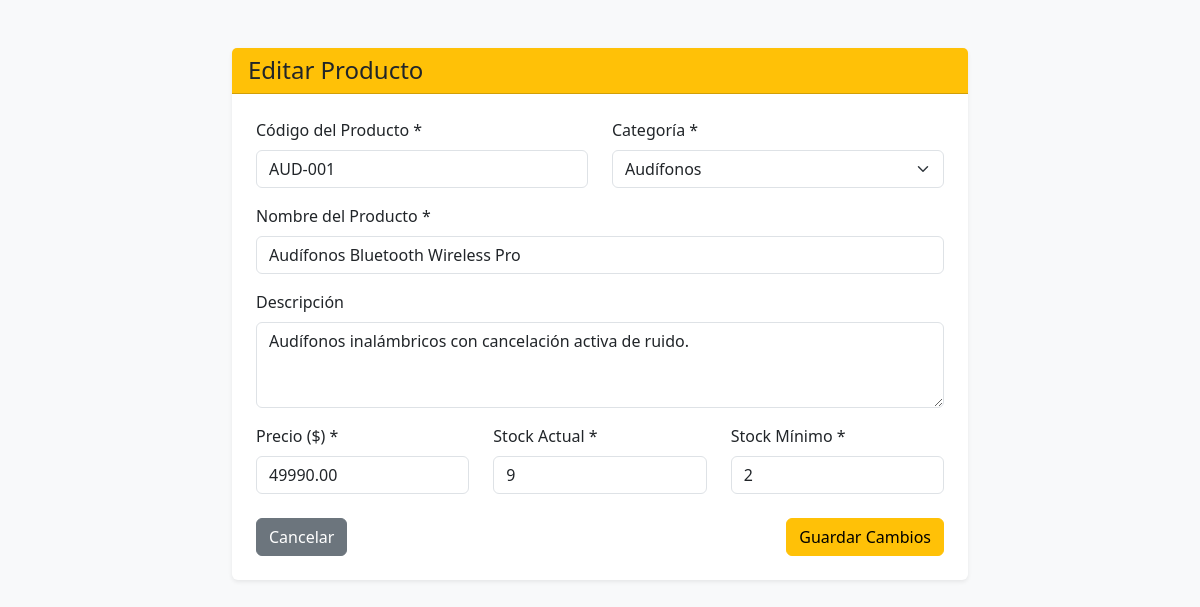
Screenshot of /editar_producto.php?id=1 (signed in) with the database file from the repository.
### tables this page shows
CREATE TABLE `productos` (
  `id_producto` int(11) NOT NULL,
  `codigo` varchar(50) NOT NULL,
  `nombre` varchar(150) NOT NULL,
  `descripcion` text DEFAULT NULL,
  `descripción` text DEFAULT NULL,
  `precio` decimal(10,2) NOT NULL,
  `stock_actual` int(11) NOT NULL DEFAULT 0,
  `stock_minimo` int(11) NOT NULL DEFAULT 0,
  `estado` tinyint(1) NOT NULL DEFAULT 1,
  `id_categoria` int(11) NOT NULL
);

CREATE TABLE `categoria` (
  `id_categoria` int(11) NOT NULL,
  `nombre` varchar(100) NOT NULL,
  `descripción` varchar(250) DEFAULT NULL,
  `estado` tinyint(1) NOT NULL DEFAULT 1
);

### editar_producto.php (the view, shortened to what this page needs)
<?php
require_once 'conexion.php';
$id_producto = isset($_GET['id']) ? intval($_GET['id']) : 0;
try {
    $stmtCat = $pdo->query("SELECT * FROM categoria WHERE estado = 1 ORDER BY nombre ASC");
    $categorias = $stmtCat->fetchAll();
} catch (PDOException $e) {
    die("Error al cargar categorías: " . $e->getMessage());
}
try {
    $stmt = $pdo->prepare("SELECT * FROM productos WHERE id_producto = :id AND estado = 1");
    $stmt->execute([':id' => $id_producto]);
    $producto = $stmt->fetch();
} catch (PDOException $e) {
    die("Error al consultar el producto: " . $e->getMessage());
}
?>
<!DOCTYPE html>
<html lang="es">
<head>
    <link href="https://cdn.jsdelivr.net/npm/bootstrap@5.3.0/dist/css/bootstrap.min.css" rel="stylesheet">
</head>
<body class="bg-light">
<div class="container py-5">
    <div class="row justify-content-center">
        <div class="col-md-8">
            <div class="card shadow-sm border-0">
                <div class="card-header bg-warning text-dark">
                    <h4 class="mb-0">Editar Producto</h4>
                </div>
                <div class="card-body p-4">
                    <form action="editar_producto.php?id=<?php echo $id_producto; ?>" method="POST">
                        <div class="row mb-3">
                            <div class="col-md-6">
                                <label for="codigo" class="form-label">Código del Producto *</label>
                                <input type="text" name="codigo" id="codigo" class="form-control"
                                       value="<?php echo htmlspecialchars($producto['codigo']); ?>" required>
                            </div>
                            <div class="col-md-6">
                                <label for="id_categoria" class="form-label">Categoría *</label>
                                <select name="id_categoria" id="id_categoria" class="form-select" required>
                                    <?php foreach ($categorias as $cat): ?>
                                        <option value="<?php echo $cat['id_categoria']; ?>"
                                            <?php echo ($cat['id_categoria'] == $producto['id_categoria']) ? 'selected' : ''; ?>>
                                            <?php echo htmlspecialchars($cat['nombre']); ?>
                                        </option>
                                    <?php endforeach; ?>
                                </select>
                            </div>
                        </div>
                        <div class="mb-3">
                            <label for="nombre" class="form-label">Nombre del Producto *</label>
                            <input type="text" name="nombre" id="nombre" class="form-control"
                                   value="<?php echo htmlspecialchars($producto['nombre']); ?>" required>
                        </div>
                        <div class="mb-3">
                            <label for="descripcion" class="form-label">Descripción</label>
                            <textarea name="descripcion" id="descripcion" class="form-control" rows="3"><?php echo htmlspecialchars($producto['descripcion'] ?? ''); ?></textarea>
                        </div>
                        <div class="row mb-3">
                            <div class="col-md-4">
                                <label for="precio" class="form-label">Precio ($) *</label>
                                <input type="number" step="0.01" min="0" name="precio" id="precio" class="form-control"
                                       value="<?php echo $producto['precio']; ?>" required>
                            </div>
                            <div class="col-md-4">
                                <label for="stock_actual" class="form-label">Stock Actual *</label>
                                <input type="number" min="0" name="stock_actual" id="stock_actual" class="form-control"
                                       value="<?php echo $producto['stock_actual']; ?>" required>
                            </div>
                            <div class="col-md-4">
                                <label for="stock_minimo" class="form-label">Stock Mínimo *</label>
                                <input type="number" min="0" name="stock_minimo" id="stock_minimo" class="form-control"
                                       value="<?php echo $producto['stock_minimo']; ?>" required>
                            </div>
                        </div>
                        <div class="d-flex justify-content-between mt-4">
                            <a href="productos.php" class="btn btn-secondary">Cancelar</a>
                            <button type="submit" class="btn btn-warning">Guardar Cambios</button>
                        </div>
                    </form>
                </div>
            </div>
        </div>
    </div>
</div>
</body>
</html>

### rows the page displays
productos: codigo "AUD-001", id_categoria "Audífonos", nombre "Audífonos Bluetooth Wireless Pro", descripcion "Audífonos inalámbricos con cancelación activa de ruido.", precio "49990.00", stock_actual "9", stock_minimo "2"
